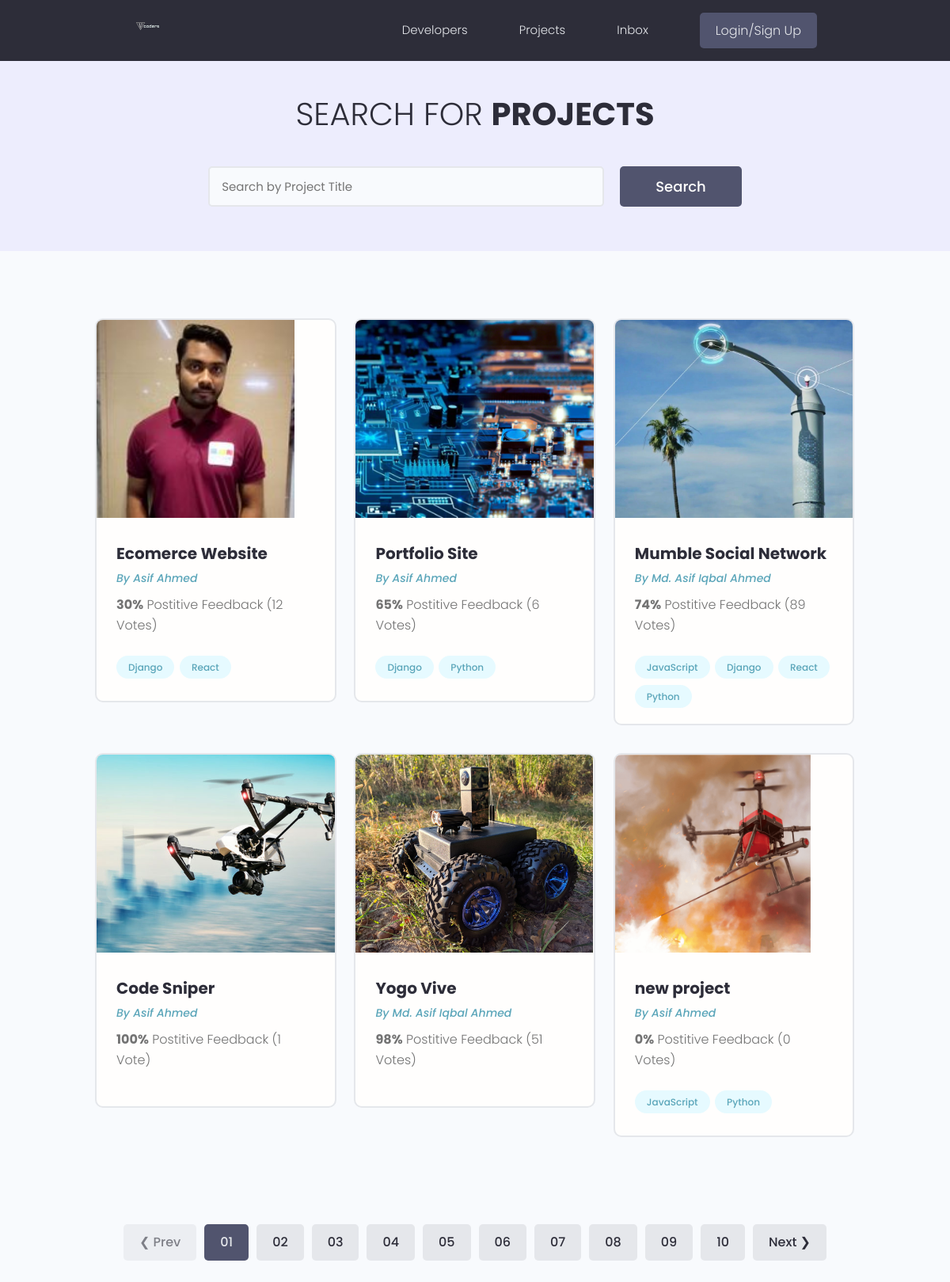
The page /projects/ on the database as committed earlier.
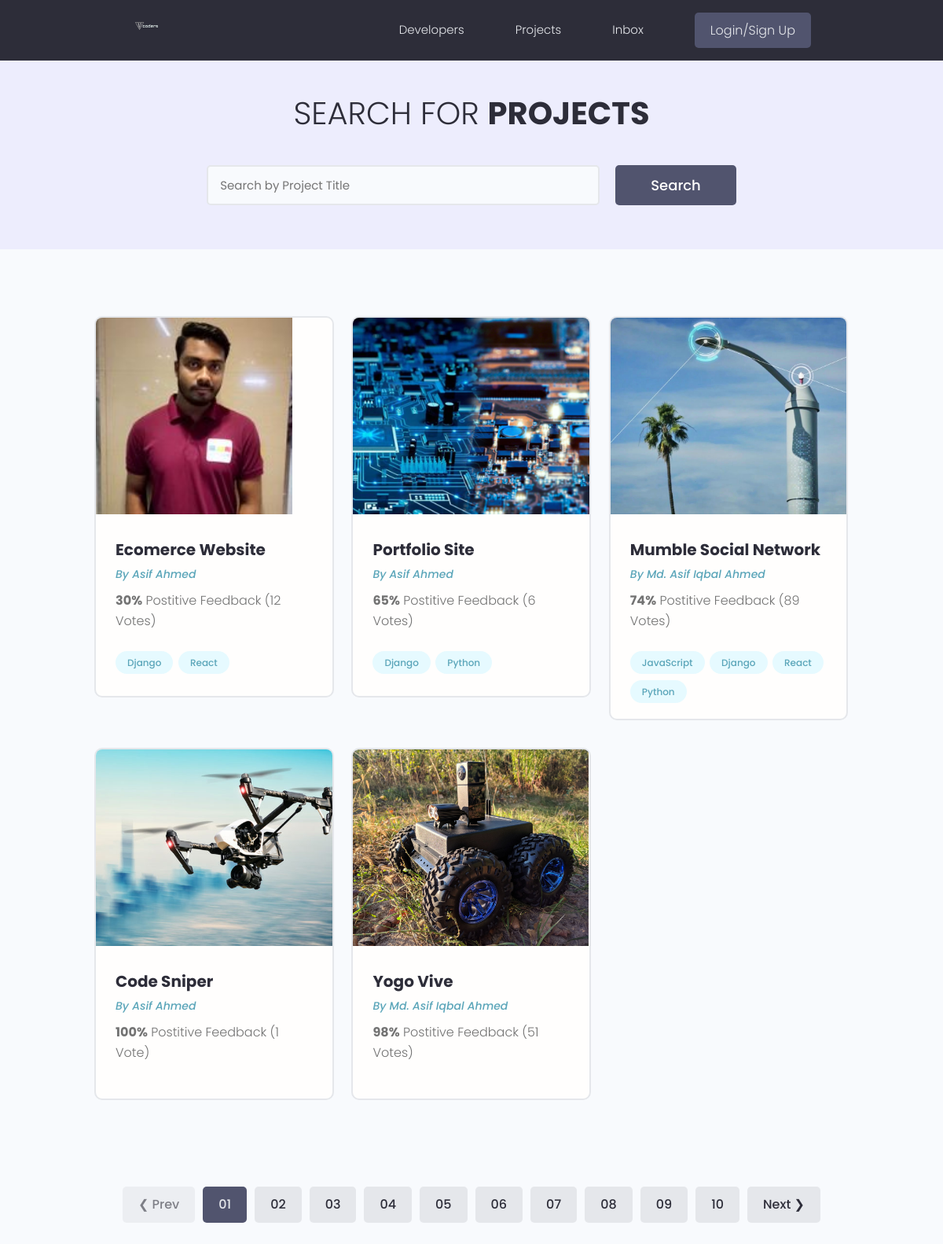
The same page on the database as committed later.
### projects/models.py (models this page shows, shortened)
class Project(models.Model):
    owner = models.ForeignKey(Profile, null=True, blank=True, on_delete=models.SET_NULL)
    title = models.CharField(max_length=200)
    description = models.TextField(null=True, blank=True)
    featured_image = models.ImageField(null=True, blank=True, default="default.jpg")
    demo_link = models.CharField(max_length=2000, null=True, blank=True)
    source_link = models.CharField(max_length=2000, null=True, blank=True)
    tags = models.ManyToManyField('Tag', blank=True)
    vote_total = models.IntegerField(default=0, null=True, blank=True)
    vote_ratio = models.IntegerField(default=0, null=True, blank=True)
    created = models.DateTimeField(auto_now_add=True)
    id = models.UUIDField(default=uuid.uuid4, unique=True, primary_key=True, editable=False)

class Tag(models.Model):
    name = models.CharField(max_length=200)
    created = models.DateTimeField(auto_now_add=True)
    id = models.UUIDField(default=uuid.uuid4, unique=True, primary_key=True, editable=False)
    def __str__(self):
        return self.name

### users/models.py (models this page shows, shortened)
class Profile(models.Model):
    user = models.OneToOneField(User, on_delete=models.CASCADE, null=True, blank=True)
    name = models.CharField(max_length=200, blank=True, null=True)
    email = models.EmailField(max_length=500, blank=True, null=True)
    username = models.CharField(max_length=200, blank=True, null=True)
    location = models.CharField(max_length=200, blank=True, null=True)
    short_intro = models.CharField(max_length=200, blank=True, null=True)
    bio = models.TextField(blank=True, null=True)
    profile_image = models.ImageField(null=True, blank=True, upload_to='profiles/', default="profiles/user-default.png")
    social_github = models.CharField(max_length=200, blank=True, null=True)
    social_twitter = models.CharField(max_length=200, blank=True, null=True)
    social_linkedin = models.CharField(max_length=200, blank=True, null=True)
    social_youtube = models.CharField(max_length=200, blank=True, null=True)
    social_website = models.CharField(max_length=200, blank=True, null=True)
    created = models.DateTimeField(auto_now_add=True)
    id = models.UUIDField(default=uuid.uuid4, unique=True, primary_key=True, editable=False)

### projects/views.py (the view)
# urls.py: path('', views.projects, name="projects"),
def projects(request):
    projects = Project.objects.all()
    context = {'projects': projects}
    return render(request, 'projects/projects.html', context)

### projects/templates/projects/projects.html (shortened to what this page needs)
{% extends 'main.html' %}
{% block content %}
    <main class="projects">
    <section class="hero-section text-center">
      <div class="container container--narrow">
        <div class="hero-section__box">
          <h2>Search for <span>Projects</span></h2>
        </div>
        <div class="hero-section__search">
          <form class="form" action="#" method="get">
            <div class="form__field">
              <input class="input input--text" id="formInput#search" type="text" name="text"
                placeholder="Search by Project Title" />
            </div>
            <input class="btn btn--sub btn--lg" type="submit" value="Search" />
          </form>
        </div>
      </div>
    </section>
    <section class="projectsList">
        <div class="container">
        <div class="grid grid--three">
            {% for project in projects %}
            <div class="column">
            <div class="card project">
              <a href="{% url 'project' project.id %}" class="project">
                <img class="project__thumbnail" src="{{project.featured_image.url}}" alt="project thumbnail" />
                <div class="card__body">
                  <h3 class="project__title">{{project.title}}</h3>
                  <p><a class="project__author" href="{% url 'user-profile' project.owner.id %}">By {{project.owner.name}}</a></p>
                  <p class="project--rating">
                    <span style="font-weight: bold;">{{project.vote_ratio}}%</span> Postitive
                    Feedback ({{project.vote_total}} Vote{{project.vote_total|pluralize:"s"}})
                  </p>
                  <div class="project__tags">
                      {% for tag in project.tags.all %}
                    <span class="tag tag--pill tag--main">
                      <small>{{tag}}</small>
                    </span>
                      {% endfor %}
                  </div>
                </div>
              </a>
            </div>
          </div>
            {% endfor %}
        </div>
      </div>
    </section>
    <div class="pagination">
      <ul class="container">
        <li><a href="#" class="btn btn--disabled">&#10094; Prev</a></li>
        <li><a href="#" class="btn btn--sub">01</a></li>
        <li><a href="#" class="btn">02</a></li>
        <li><a href="#" class="btn">03</a></li>
        <li><a href="#" class="btn">04</a></li>
        <li><a href="#" class="btn">05</a></li>
        <li><a href="#" class="btn">06</a></li>
        <li><a href="#" class="btn">07</a></li>
        <li><a href="#" class="btn">08</a></li>
        <li><a href="#" class="btn">09</a></li>
        <li><a href="#" class="btn">10</a></li>
        <li><a href="#" class="btn">Next &#10095;</a></li>
      </ul>
    </div>
    </main>
{% endblock content %}

Rows that differ between the two databases and show on the page:
removed Project: featured_image (picture), title "new project", owner.name "Asif Ahmed", vote_ratio "0", vote_total "0", Tag (name "JavaScript"), Tag (name "Python")
